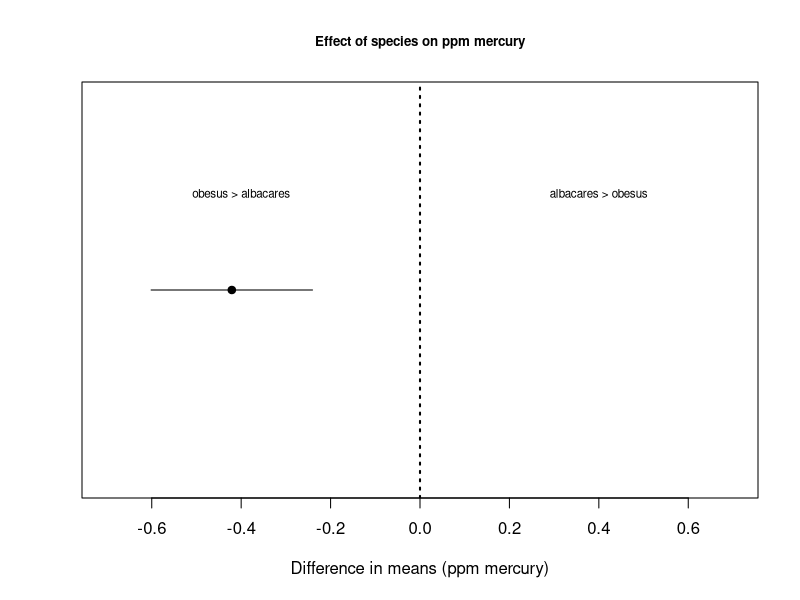

Generate this figure with R:
# Training script: t-test and visualizing effect size

# In this training script we will use a function that implements a t-test. A t-test is used to compare the observed difference in means to the uncertainty expected from sampling error. The training script involves comparing the means for two groups: in this case, the difference in means for the amount mercury per gram in two species of tuna. The two species are yellowtail and bigeye (Thunnus albacares and Thunnus obesus, respectively).

# get the data and store it in an object
tuna <- read.csv("tuna_mercury.csv")

#look at the structure
str(tuna)

# Note that the data comprise 5 variables: the first vector is a sample id (a label researchers use to identify each sample). The second vector is an accession number to Genbank that references a DNA sequence used to positively ID the species. The third vector is the species name. The fourth vector is the sushi name that was used in the restaurant or supermarket where they purchased the fish for analysis. The last vector is the amount of mercury (µg/g or ppm).

# The t-test function is simple: you define x (predictor) and y (response) vectors and run the test. In this case we are asking the question: is there a difference in the amount of mercury between two different species of tuna? So species is our x (predictor) variable and mercury amount is our y (response) variable. The null hypothesis is that there is not a difference (mean difference = 0) but of course we know that we are likely to get a difference in means due to sampling error. The t-test allows us to examine whether the difference in means between the two groups is greater than expected from sampling error. 

# Let's define our predictor (x) and response (y) variables
x <- tuna$species
y <- tuna$mercury_ppm

# Run the t-test and store the values in an object
tuna_t_results <- t.test(y ~ x)

# We can see the results by executing the results object by itself
tuna_t_results

# We can also look at the structure of the results object to see all of the vectors it contains (each subset of the results is in its own vector)
str(tuna_t_results)

# Now we want to visualize the estimated effect and the associated uncertainty. The estimated effect is the difference in means. The means for the two groups are part of the t-test results, in a vector called $estimate. We can print that particular subset of the t-test results like this: 
tuna_t_results$estimate

# If we just want the value for albacares, we can use indexing to select the first value in the estimate vector.
alba_mean <- tuna_t_results$estimate[1]

# Similarly, if we want the second value (for obesus)...
obes_mean <- tuna_t_results$estimate[2]

# The parameter we are trying to estimate is the difference in means:
dif_means_alb_obe <- alba_mean - obes_mean

# So our estimated difference in means is...
dif_means_alb_obe

# Note the value is negative because we are subtracting obesus (larger) from albacares (smaller)...this is arbitrary and we are effectively saying to ourselves "what's the mercury level in albacares in relation to obesus?" In this case, albacares has less mercury than obesus.

# Now we want to visualize the effect of species on mercury content. The effect is the difference in means. When we make the plot, we need to give ourselves space to draw the error bars (uncertainty, or confidence interval) around the estimated effect. First let's look at the estimated uncertainty.
tuna_t_results$conf.int

# Note that the values go from -0.6 to -0.24. We need to make the area in the graph large enough to show both ends of the confidence interval.

# When we draw our visualization, we want it to include the expectation of the null (difference in means = 0). The xlim should be large enough to include the lowest and highest confidence limits, as a horizontal line going through a single point (the calculated difference in means). We first make an empty graphing space.
plot(NA, NA, xlim=c(-0.7, 0.7), ylim=c(0,1), 
     xlab="Difference in means (ppm mercury)", 
     ylab=NA, yaxt="n", 
     main="Effect of species on ppm mercury", 
     cex.main = 0.8)

# As you can see you get a rectangle. Let's draw in the expectation of the null.
abline(v = 0, lty = 3, lwd = 2)

# Now lets draw on the graph the confidence limits. We will use the segments function. Segments draws a line from starting and ending coordinates. It will be a horizontal line so the y value is the same for the end points. Our range of y values in our graph space goes from 0 to 1 so we will use 0.5. We will use the lower and upper limits from the confidence interval for our x values.
x0 <- tuna_t_results$conf.int[1]
y0 <- 0.5
x1 <- tuna_t_results$conf.int[2]
y1 <- 0.5
segments(x0, y0, x1, y1)

# We can put the estimated effect (difference in means) on the graph using the points function.
points(dif_means_alb_obe, 0.5, pch=19)

# Finally, to make things clear for anyone looking at our graph, we want to label the two spaces on either side of the null hypothesis line. One is albacares > obesus and the other is obesus > albacares. We can use the cex argument to scale the font size; 0.7 makes it a bit smaller than the default (default is cex = 1).
text(-0.4,0.75,"obesus > albacares", cex=0.7) 
text(0.4,0.75,"albacares > obesus", cex=0.7) 

# Now that you know how to use a t-test and visualize the results, your job is to repeat the analysis and visualization process for a different data set. You need to assess whether elephant seals that forage in different geographic locations ("Northern" vs. "Southern") have different amounts of mercury in their blood (BloodHg_ug_g_ww). The data are stored in the file called Elephant_seals_data.csv.

# What to submit: visualization showing the difference in mean blood mercury content for seals that forage in the two different locations, and all of your original code used to produce the graph, with original annotations.
